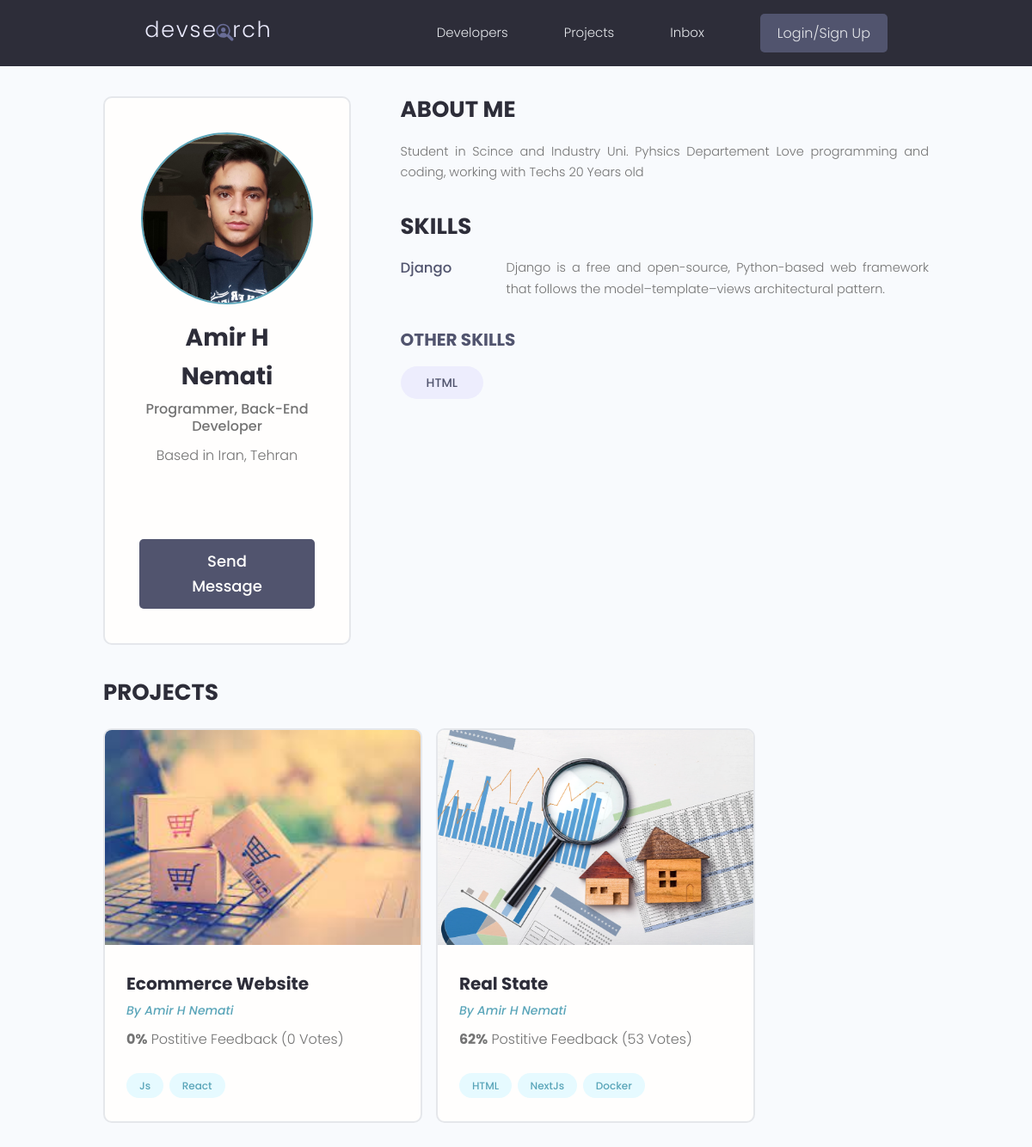
Before: /profile/bbf070ce-a992-4a1e-9f2e-f8fd674c4d95/ with the older database file.
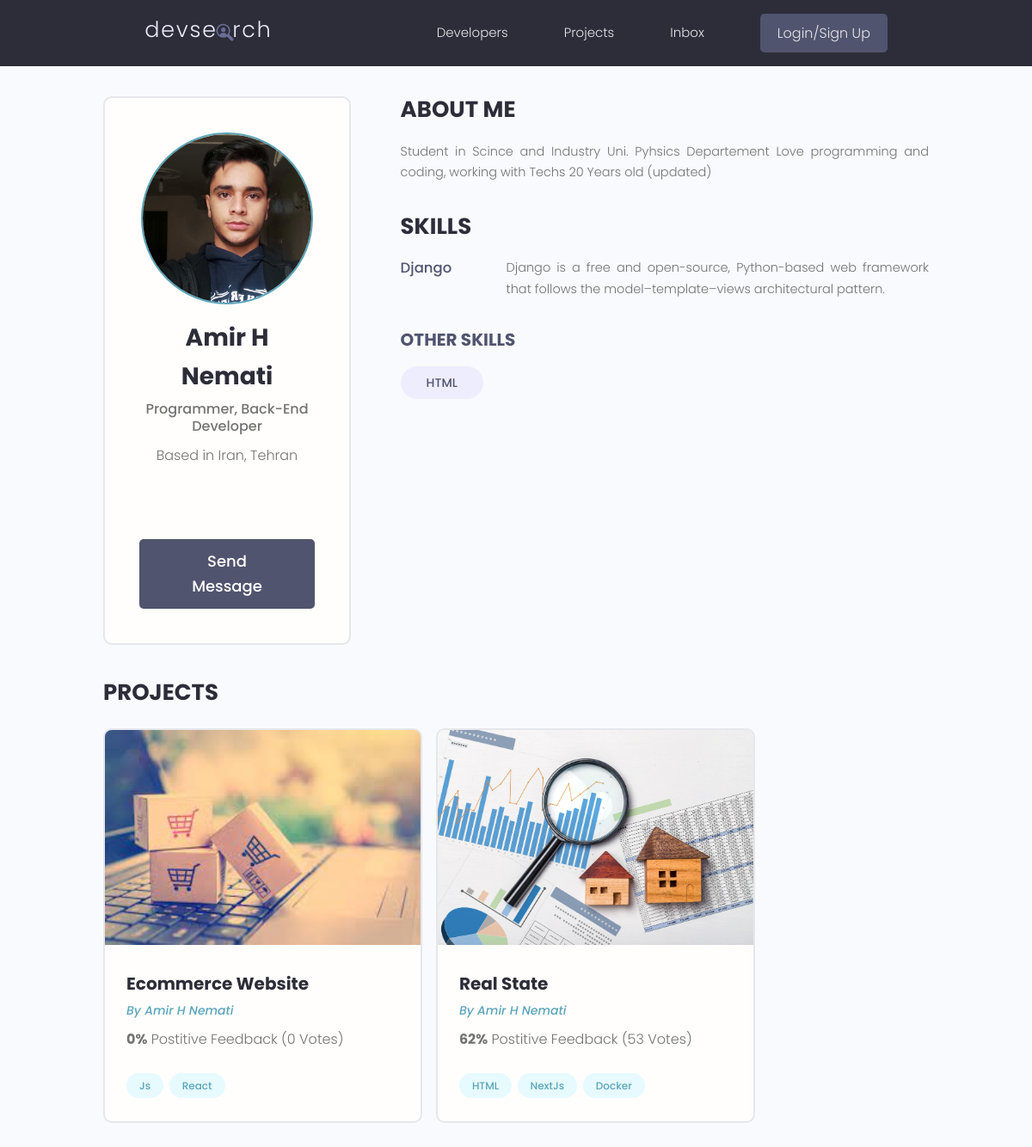
After: the same page with the newer database file.
### users/models.py (models this page shows, shortened)
class Profile(models.Model):
    user = models.OneToOneField(User, on_delete=models.CASCADE, null=True, blank=True)
    name = models.CharField(max_length=200, null=True, blank=True)
    email = models.EmailField(max_length=200, blank=True, null=True)
    username = models.CharField(max_length=200, null=True, blank=True)
    location = models.CharField(max_length=200, null=True, blank=True)
    short_intro = models.CharField(max_length=200, blank=True, null=True)
    bio = models.TextField(blank=True, null=True)
    profile_image = models.ImageField(null=True, blank=True,
                                      upload_to='profiles/', default='profiles/user-default.png')
    social_github = models.CharField(max_length=200, blank=True, null=True)
    social_twitter = models.CharField(max_length=200, blank=True, null=True)
    social_linkedin = models.CharField(max_length=200, blank=True, null=True)
    social_website = models.CharField(max_length=200, blank=True, null=True)
    created = models.DateTimeField(auto_now_add=True)
    id = models.UUIDField(default=uuid.uuid4, unique=True,
                          primary_key=True, editable=False)

### users/views.py (the view)
# urls.py: path('profile/<str:pk>/', views.userProfile, name='user-profile'),
def userProfile(request, pk):
    profile = Profile.objects.get(id=pk)
    topSkills = profile.skill_set.exclude(description__exact='')
    otherSkills = profile.skill_set.filter(description='')
    context = {
        'profile': profile,
        'topSkills': topSkills,
        'otherSkills': otherSkills,
    }
    return render(request, 'users/user-profile.html', context)

### projects/models.py (called while the page is built)
    def __str__(self):
        return self.name

### users/models.py (called while the page is built)
    def __str__(self):
        return str(self.name)

### users/templates/users/user-profile.html (shortened to what this page needs)
{% extends 'main.html' %}
{% block content %}
  <main class="profile my-md">
    <div class="container">
      <div class="layout">
        <div class="column column--1of3">
          <div class="card text-center">
            <div class="card__body dev">
              <img class="avatar avatar--xl" src="{{profile.profile_image.url}}" />
              <h2 class="dev__name">{{profile.name}}</h2>
              <p class="dev__title">{{profile.short_intro}}</p>
              <p class="dev__location">Based in {{profile.location}}</p>
              <ul class="dev__social">
            </ul>
            <a href="#" class="btn btn--sub btn--lg">Send Message </a>
        </div>
          </div>
        </div>
        <div class="column column--2of3">
          <div class="devInfo">
            <h3 class="devInfo__title">About Me</h3>
            <p class="devInfo__about">
              {{profile.bio}} </p>
          </div>
          <div class="devInfo">
            <h3 class="devInfo__title">Skills</h3>
            <div class="devInfo__skills">
                {% for skill in topSkills %}
              <div class="devSkill">
                <h4 class="devSkill__title">{{skill.name}}</h4>
                <p class="devSkill__info">
                {{skill.description}}
                </p>
              </div>
                {% endfor %}
              </div>
              <h3 class="devInfo__subtitle">Other Skills</h3>
              <div class="devInfo__otherSkills">
                {% for skill in otherSkills %}
                <span class="tag tag--pill tag--sub tag--lg">
                    <small>{{skill}}</small>
                </span>
                {% endfor %}
              </div>
            </div>
          </div>
          <div class="devInfo">
            <h3 class="devInfo__title">Projects</h3>
            <div class="grid grid--two">
                {% for project in profile.project_set.all %}
              <div class="column">
                <div class="card project">
                  <a href="{% url 'project' project.id %}" class="project">
                    <img class="project__thumbnail" src="{{project.featured_image.url}}" alt="project thumbnail" />
                    <div class="card__body">
                      <h3 class="project__title">{{project.title}}</h3>
                      <p><a class="project__author" href="{% url 'user-profile' project.owner.id %}">By {{project.owner.name}}</a></p>
                      <p class="project--rating">
                        <span style="font-weight: bold;">{{project.vote_ratio}}%</span> Postitive
                        Feedback ({{project.vote_total}} Vote{{project.vote_total|pluralize:'s'}})
                      </p>
                      <div class="project__tags">
                        {% for tag in project.tags.all %}
                        <span class="tag tag--pill tag--main">
                          <small>{{tag}}</small>
                        </span>
                        {% endfor %}
                      </div>
                    </div>
                  </a>
                </div>
              </div>
              {% endfor %}
            </div>
          </div>
        </div>
      </div>
  </main>
{% endblock %}

Changed rows visible on the page:
changed Profile "Amir H Nemati": bio "Student in Scince and Industry Uni. Pyhsics Departement Love programming and coding, working with Techs 20 Years old" → "Student in Scince and Industry Uni. Pyhsics Departement Love programming and coding, working with Techs 20 Years old (updated)"
